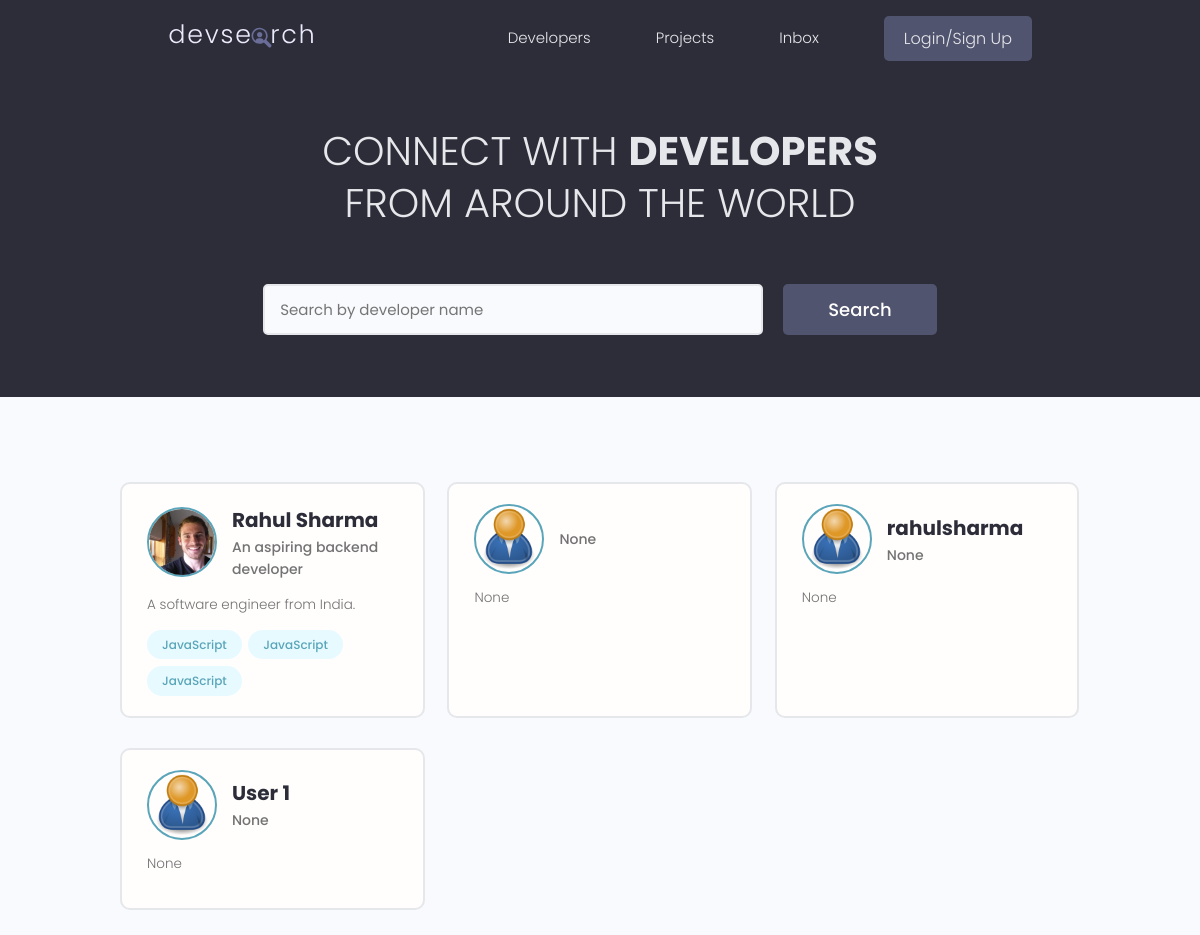
The app's page /, older data.
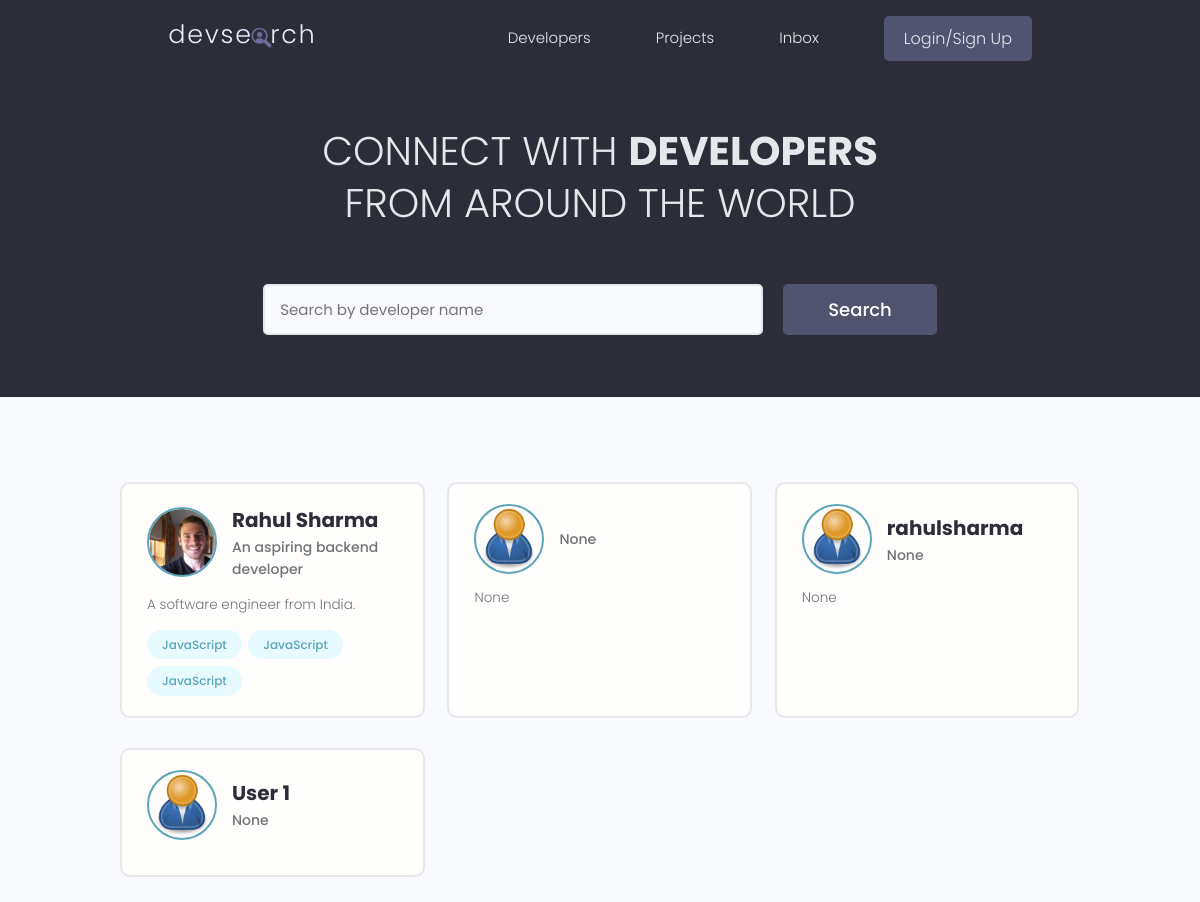
The same page, newer data.
### users/models.py (models this page shows, shortened)
class Profile(models.Model):
    user = models.OneToOneField(
        User, on_delete=models.CASCADE, null=True, blank=True)
    name = models.CharField(max_length=200, blank=True, null=True)
    email = models.EmailField(max_length=500, blank=True, null=True)
    username = models.CharField(max_length=200, blank=True, null=True)
    location = models.CharField(max_length=200, blank=True, null=True)
    short_intro = models.CharField(max_length=200, blank=True, null=True)
    bio = models.TextField(blank=True, null=True)
    profile_image = models.ImageField(
        null=True, blank=True, upload_to='profiles/', default="profiles/user-default.png")
    social_github = models.CharField(max_length=200, blank=True, null=True)
    social_twitter = models.CharField(max_length=200, blank=True, null=True)
    social_linkedin = models.CharField(max_length=200, blank=True, null=True)
    social_youtube = models.CharField(max_length=200, blank=True, null=True)
    social_website = models.CharField(max_length=200, blank=True, null=True)
    created = models.DateTimeField(auto_now_add=True)
    id = models.UUIDField(default=uuid.uuid4, unique=True,
                          primary_key=True, editable=False)

### users/views.py (the view)
# urls.py: path('', views.profiles, name="profiles"),
def profiles(request):
    profiles = Profile.objects.all()
    context = {'profiles': profiles}
    return render(request, 'users/profiles.html', context)

### users/templates/users/profiles.html (shortened to what this page needs)
{% extends 'main.html' %}
{% block content %}
<main class="home">
    <section class="hero-section text-center">
      <div class="container container--narrow">
        <div class="hero-section__box">
          <h2>CONNECT WITH <span>DEVELOPERS</span></h2>
          <h2>FROM AROUND THE WORLD</h2>
        </div>
        <div class="hero-section__search">
          <form class="form" action="#" method="get">
            <div class="form__field">
              <input class="input input--text" id="formInput#search" type="text" name="text"
                placeholder="Search by developer name" />
            </div>
            <input class="btn btn--sub btn--lg" type="submit" value="Search" />
          </form>
        </div>
      </div>
    </section>
    <section class="devlist">
      <div class="container">
        <div class="grid grid--three">
            {% for profile in profiles %}
          <div class="column card">
            <div class="dev">
              <a href="{% url 'user-profile' profile.id %}" class="card__body">
                <div class="dev__profile">
                  <img class="avatar avatar--md" src="{{ profile.profile_image.url }}" alt="image" />
                  <div class="dev__meta">
                    <h3>{{profile.name}}</h3>
                    <h5>{{profile.short_intro|slice:"60"}}</h5>
                  </div>
                </div>
                <p class="dev__info">{{profile.bio|slice:"150"}}</p>
                <div class="dev__skills">
                {% for skill in profile.skill_set.all|slice:"5" %}
                  <span class="tag tag--pill tag--main">
                    <small>JavaScript</small>
                  </span>
                {% endfor %}
                </div>
              </a>
            </div>
          </div>
          {% endfor %}
        </div>
      </div>
    </section>
  </main>
{% endblock content %}

Row changes from the older to the newer data that the page shows:
changed Profile "User 1": bio "None" → (not shown)
